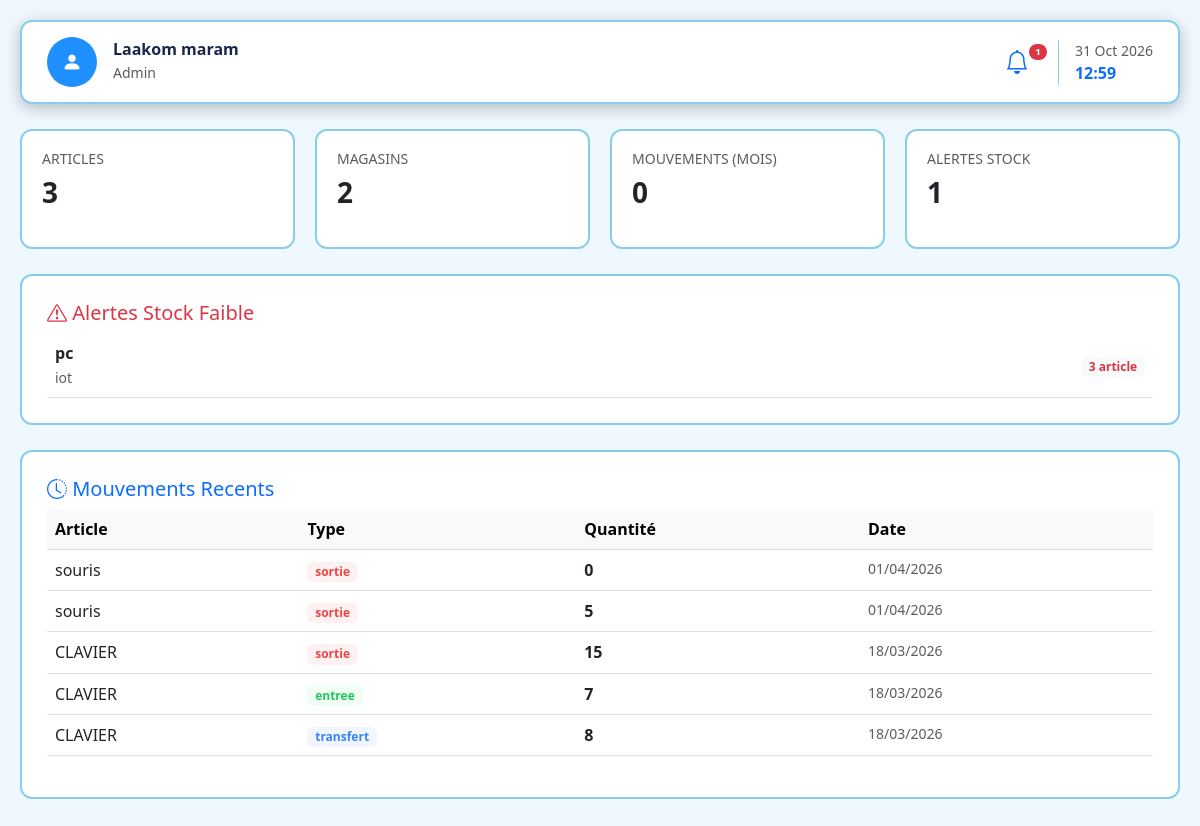
The app's page /Admin/index.php (signed in) with its own data.
### tables this page shows
CREATE TABLE `article` (
  `id_article` int(11) NOT NULL,
  `nom_article` varchar(100) NOT NULL,
  `modele` varchar(100) DEFAULT NULL,
  `cout` decimal(10,2) DEFAULT NULL,
  `quantite` int(11) DEFAULT 0,
  `id_magasin` int(11) DEFAULT NULL
);

CREATE TABLE `magasin` (
  `id_magasin` int(11) NOT NULL,
  `nom_magasin` varchar(50) NOT NULL,
  `adresse` varchar(150) DEFAULT NULL
);

CREATE TABLE `historique_movement` (
  `id_historique` int(11) NOT NULL,
  `id_article` int(11) NOT NULL,
  `type_mouvement` enum('entree','sortie','transfert') NOT NULL,
  `quantite` int(11) NOT NULL,
  `date_mouvement` datetime DEFAULT current_timestamp(),
  `id_utilisateur` int(11) NOT NULL,
  `commentaire` varchar(255) DEFAULT NULL
);

### Admin/alert_stock.php (called while the page is built, shortened)
<?php
require_once '../includes/connexion.php';
$alerts = $pdo->query("
    SELECT a.*, m.nom_magasin
    FROM article a
     JOIN magasin m ON a.id_magasin = m.id_magasin
    WHERE a.quantite <= 20 AND a.quantite > 0")->fetchAll();
?>

### Admin/index.php (the view, shortened to what this page needs)
<?php
require_once '../includes/connexion.php';
$id_user = $_SESSION['id_utilisateur'] ;
$nom_user = $_SESSION['nom'] ;
$prenom_user = $_SESSION['prenom'];
include 'alert_stock.php';
try {
    $stmt_n = $pdo->query("SELECT n.id_notification FROM notification n
        JOIN notification_utilisateur nu ON n.id_notification = nu.id_notification WHERE nu.id_utilisateur = $id_user AND n.etat = 'non_lu'");
    $unread_notif = $stmt_n->rowCount();
    $stmt_total_art = $pdo->query("SELECT id_article  FROM article WHERE quantite > 0 ");
    $total_art = $stmt_total_art->rowcount();
    $stmt_total_mag= $pdo->query("SELECT id_magasin  FROM magasin");
    $total_mag = $stmt_total_mag->rowcount();
    $stmt_total_mvt = $pdo->query("SELECT id_historique FROM historique_movement WHERE id_utilisateur = $id_user AND  MONTH(date_mouvement) = MONTH(CURRENT_DATE()) AND YEAR(date_mouvement) = YEAR(CURRENT_DATE())");
    $total_mvt= $stmt_total_mvt->rowcount();
    $stmt_nb_alert_stock = $pdo->query("SELECT id_article FROM article WHERE quantite < 20  AND quantite > 0");
    $nb_alert_stock = $stmt_nb_alert_stock ->rowcount();
    $alerts = $pdo->query("SELECT a.*, m.nom_magasin FROM article a  JOIN magasin m ON a.id_magasin = m.id_magasin WHERE a.quantite < 20  AND a.quantite > 0  LIMIT 10")->fetchAll();
    $stmt = $pdo->prepare("SELECT h.*, a.nom_article FROM historique_movement h JOIN article a ON h.id_article = a.id_article WHERE h.id_utilisateur = ? ORDER BY h.date_mouvement DESC LIMIT 5");
    $stmt->execute([$id_user]);
    $movements = $stmt->fetchAll();
} catch (Exception $e)
 { die("Erreur: " . $e->getMessage()); }
?>
<!DOCTYPE html>
<html lang="fr">
<head>
    <link href="https://cdn.jsdelivr.net/npm/bootstrap@5.3.0/dist/css/bootstrap.min.css" rel="stylesheet">
    <link rel="stylesheet" href="https://cdn.jsdelivr.net/npm/bootstrap-icons@1.11.0/font/bootstrap-icons.css">
    <link rel="stylesheet" href="../css/base.css">
    <link rel="stylesheet" href="../css/cards.css">
</head>
<body>
<div class="dashboard-container">
    <header class=" admin-header ">
        <div class="d-flex align-items-center gap-3">
            <div class="avatar-circle">
                <i class="bi bi-person-fill"></i>
            </div>
            <div>
                <h6 class="mb-0 fw-bold" style="color: #1b254b;"><?= htmlspecialchars($nom_user . ' ' . $prenom_user) ?></h6>
                <small class="text-muted">Admin </small>
            </div>
        </div>
        <div class="d-flex align-items-center gap-4">
            <div class="position-relative">
                 <a href="notification_admin.php"  style="border:none; background:none; padding:5px;">
                    <i class="bi bi-bell fs-4 text-primary"></i>
                    <?php if($unread_notif > 0): ?>
                        <span class="position-absolute  badge rounded-pill bg-danger" style="font-size: 0.6rem;">
                            <?= $unread_notif ?>
                        </span>
                    <?php endif; ?>
                    </a>
            </div>
            <div class="ps-3" style="border-left: 1px solid var(--secondary);">
                <span class="d-block text-muted small"><?= date('d M Y') ?></span>
                <span class="fw-bold text-primary"><?= date('H:i') ?></span>
            </div>
        </div>
    </header>
    <div class="stat-grid">
        <div class="stat-card">
           <h6 class="text-muted small text-uppercase">Articles</h6>
                <h3 class="fw-bold"><?=$total_art ?></h3>
        </div>
        <div class="stat-card">
            <h6 class="text-muted small text-uppercase">Magasins</h6>
            <h3 class="fw-bold "><?= $total_mag ?></h3>
        </div>
        <div class="stat-card">
            <h6 class="text-muted small text-uppercase">Mouvements (Mois)</h6>
            <h3 class="fw-bold "><?= $total_mvt ?></h3>
        </div>
        <div class="stat-card" >
            <h6 class="text-muted small text-uppercase">Alertes Stock</h6>
            <h3 class=" fw-bold"><?= $nb_alert_stock ?></h3>
        </div>
    </div>
    <div class="section-container ">
        <div  class="text-danger">
        <h5> <i class="bi bi-exclamation-triangle"></i> Alertes Stock Faible</h5>
        </div>
        <?php if(!empty($alerts)): ?>
            <?php foreach($alerts as $a): ?>
                <div class="d-flex justify-content-between align-items-center p-2 border-bottom">
                    <div>
                        <div class="fw-bold"><?= htmlspecialchars($a['nom_article']) ?></div>
                        <small class="text-muted"><?= htmlspecialchars($a['nom_magasin'] ) ?></small>
                    </div>
                     <div>
                        <span class="badge bg-light text-danger"><?= $a['quantite'] ?> article</span>
                    </div>
                </div>
            <?php endforeach; ?>
        <?php else: ?>
            <p class="text-muted small">Aucune alerte pour le moment.</p>
        <?php endif; ?>
    </div>
    <div class="section-container ">
        <div class=" text-primary">
           <h5> <i class="bi bi-clock-history"></i> Mouvements Recents</h5>
        </div>
        <div >
            <table class="table table-hover">
                <thead  class="table-light" >
                    <tr>
                        <th>Article</th>
                        <th>Type</th>
                        <th>Quantité</th>
                        <th>Date</th>
                    </tr>
                </thead>
                <tbody>
                    <?php foreach($movements as $m): ?>
                     <tr>
    <td><?= htmlspecialchars($m['nom_article']) ?></td>
    <td>
        <?php
        if ($m['type_mouvement'] === 'entree') {
            $badgeClass = 'bg-entree';
        } elseif ($m['type_mouvement'] === 'sortie') {
            $badgeClass = 'bg-sortie';
        } else {
            $badgeClass = 'bg-transfert';
        }
        ?>
        <span class="badge <?= $badgeClass ?>">
            <?= htmlspecialchars($m['type_mouvement']) ?>
        </span>
    </td>
    <td class="fw-bold"><?= $m['quantite'] ?></td>
    <td class="text-muted small"><?= date('d/m/Y', strtotime($m['date_mouvement'])) ?></td>
</tr>
                    <?php endforeach; ?>
                </tbody>
            </table>
        </div>
    </div>
</div>
</body>
</html>

### css/base.css (style rules this page uses)
:root { --primary: #1e90ff; --primary-dark: #0066cc; --secondary: #87ceeb; --danger: #ff6b6b; --success: #009900; --bg: #f0f8ff; --text-muted: #4682b4; }
body { background-color: var(--bg) ; }

### css/cards.css (style rules this page uses)
.avatar-circle { width: 50px; height: 50px; background: var(--primary); color: white; border-radius: 50%; display: flex; align-items: center; justify-content: center; font-size: 20px; }
.stat-card { background: white; padding: 20px; border-radius: 12px; border: 2px solid var(--secondary); width: 100% !important; min-width: 240px; min-height: 120px; }

### Admin/index.php (style rules this page uses)
.admin-header { background: white; padding: 15px 25px; border-radius: 12px; margin-bottom: 25px; border: 2px solid var(--secondary); display: flex; justify-content: space-between; box-shadow: 0 4px 15px rgba(0, 0, 0, 0.25); }
.dashboard-container { padding: 20px; }
.stat-grid { display: flex; gap: 20px; margin-bottom: 25px; }
.section-container { background: white; border-radius: 12px; padding: 25px; margin-bottom: 25px; border: 2px solid var(--secondary); }
.bg-entree { background-color: #f0fff4; color: #22c55e; }
.bg-sortie { background-color: #fff1f2; color: #ef4444; }
.bg-transfert { background-color: #eff6ff; color: #3b82f6; }

### records on screen
article: nom_article "pc", id_magasin.nom_magasin "iot", quantite "3"
historique_movement: id_article.nom_article "souris", type_mouvement "sortie", quantite "0", date_mouvement "01/04/2026"
historique_movement: id_article.nom_article "souris", type_mouvement "sortie", quantite "5", date_mouvement "01/04/2026"
historique_movement: id_article.nom_article "CLAVIER", type_mouvement "sortie", quantite "15", date_mouvement "18/03/2026"
historique_movement: id_article.nom_article "CLAVIER", type_mouvement "entree", quantite "7", date_mouvement "18/03/2026"
historique_movement: id_article.nom_article "CLAVIER", type_mouvement "transfert", quantite "8", date_mouvement "18/03/2026"

### other values on screen
$nom_user . ' ' . $prenom_user "Laakom maram"
$unread_notif "1"
$total_art "3"
$total_mag "2"
$total_mvt "0"
$nb_alert_stock "1"
